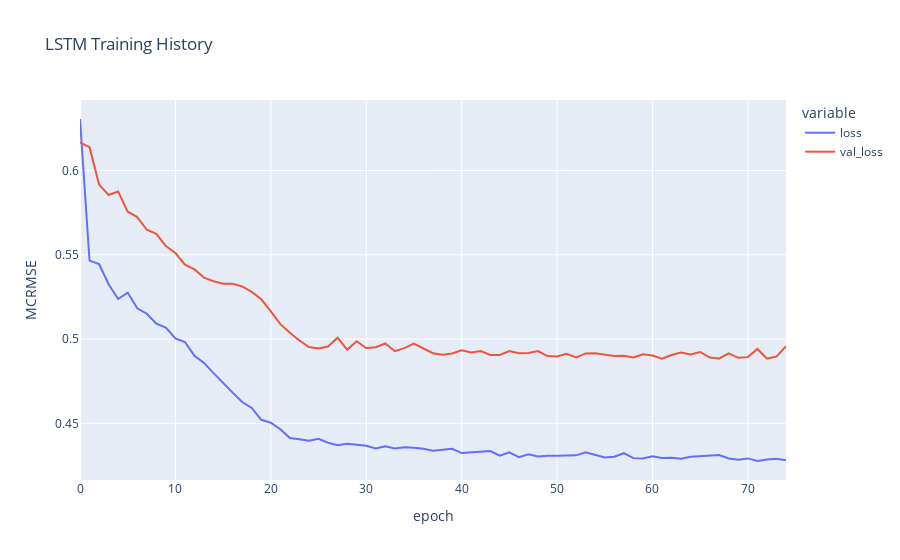

Notebook code cell kept with this figure:
### Code cell
fig_lstm = px.line(
    history_lstm.history, 
    y=['loss', 'val_loss'],
    labels={'index': 'epoch', 'value': 'MCRMSE'}, 
    title='LSTM Training History'
)
fig_lstm.show()

### Figure 1 — Plotly figure (JSON) as saved in the notebook; plotly's stock layout.template omitted (floating-point values rounded to 4 significant figures)
{"data": [{"hovertemplate": "variable=loss<br>epoch=%{x}<br>MCRMSE=%{y}<extra></extra>", "legendgroup": "loss", "line": {"color": "#636efa", "dash": "solid"}, "mode": "lines", "name": "loss", "orientation": "v", "showlegend": true, "type": "scatter", "x": [0, 1, 2, 3, 4, 5, 6, 7, 8, 9, 10, 11, 12, 13, 14, 15, 16, 17, 18, 19, 20, 21, 22, 23, 24, 25, 26, 27, 28, 29, 30, 31, 32, 33, 34, 35, 36, 37, 38, 39, 40, 41, 42, 43, 44, 45, 46, 47, 48, 49, 50, 51, 52, 53, 54, 55, 56, 57, 58, 59, 60, 61, 62, 63, 64, 65, 66, 67, 68, 69, 70, 71, 72, 73, 74], "xaxis": "x", "y": [0.6306, 0.5466, 0.5445, 0.5325, 0.5238, 0.5276, 0.5182, 0.515, 0.5092, 0.5068, 0.5004, 0.4983, 0.49, 0.4858, 0.4798, 0.4737, 0.4682, 0.4627, 0.4591, 0.4521, 0.4503, 0.4465, 0.4413, 0.4406, 0.4397, 0.4409, 0.4385, 0.437, 0.4379, 0.4374, 0.4367, 0.4351, 0.4364, 0.4351, 0.4358, 0.4355, 0.4349, 0.4337, 0.4343, 0.4349, 0.4323, 0.4327, 0.4331, 0.4335, 0.4309, 0.4328, 0.4299, 0.4317, 0.4303, 0.4308, 0.4307, 0.431, 0.431, 0.4328, 0.4311, 0.4297, 0.4302, 0.4323, 0.4294, 0.4291, 0.4305, 0.4294, 0.4296, 0.4291, 0.4301, 0.4304, 0.4308, 0.4312, 0.4291, 0.4283, 0.4292, 0.4276, 0.4286, 0.429, 0.4281], "yaxis": "y"}, {"hovertemplate": "variable=val_loss<br>epoch=%{x}<br>MCRMSE=%{y}<extra></extra>", "legendgroup": "val_loss", "line": {"color": "#EF553B", "dash": "solid"}, "mode": "lines", "name": "val_loss", "orientation": "v", "showlegend": true, "type": "scatter", "x": [0, 1, 2, 3, 4, 5, 6, 7, 8, 9, 10, 11, 12, 13, 14, 15, 16, 17, 18, 19, 20, 21, 22, 23, 24, 25, 26, 27, 28, 29, 30, 31, 32, 33, 34, 35, 36, 37, 38, 39, 40, 41, 42, 43, 44, 45, 46, 47, 48, 49, 50, 51, 52, 53, 54, 55, 56, 57, 58, 59, 60, 61, 62, 63, 64, 65, 66, 67, 68, 69, 70, 71, 72, 73, 74], "xaxis": "x", "y": [0.6166, 0.6138, 0.5917, 0.5855, 0.5875, 0.5756, 0.5724, 0.5649, 0.5624, 0.5552, 0.551, 0.5441, 0.5413, 0.5364, 0.5343, 0.5329, 0.5328, 0.5312, 0.528, 0.5236, 0.5165, 0.5088, 0.5037, 0.4991, 0.4953, 0.4944, 0.4956, 0.5008, 0.4937, 0.4987, 0.4947, 0.4952, 0.4974, 0.4928, 0.4946, 0.4973, 0.4944, 0.4916, 0.4906, 0.4914, 0.4934, 0.492, 0.4929, 0.4905, 0.4905, 0.4929, 0.4916, 0.4918, 0.4929, 0.4899, 0.4897, 0.4913, 0.4891, 0.4915, 0.4916, 0.4906, 0.49, 0.4901, 0.4891, 0.4909, 0.4902, 0.4884, 0.4906, 0.4921, 0.4909, 0.4923, 0.489, 0.4885, 0.4915, 0.4889, 0.4893, 0.4941, 0.4884, 0.4895, 0.4958], "yaxis": "y"}], "layout": {"autosize": true, "legend": {"title": {"text": "variable"}, "tracegroupgap": 0}, "title": {"text": "LSTM Training History"}, "xaxis": {"anchor": "y", "autorange": true, "domain": [0, 1], "range": [0, 74], "title": {"text": "epoch"}, "type": "linear"}, "yaxis": {"anchor": "x", "autorange": true, "domain": [0, 1], "range": [0.4164, 0.6418], "title": {"text": "MCRMSE"}, "type": "linear"}}}
